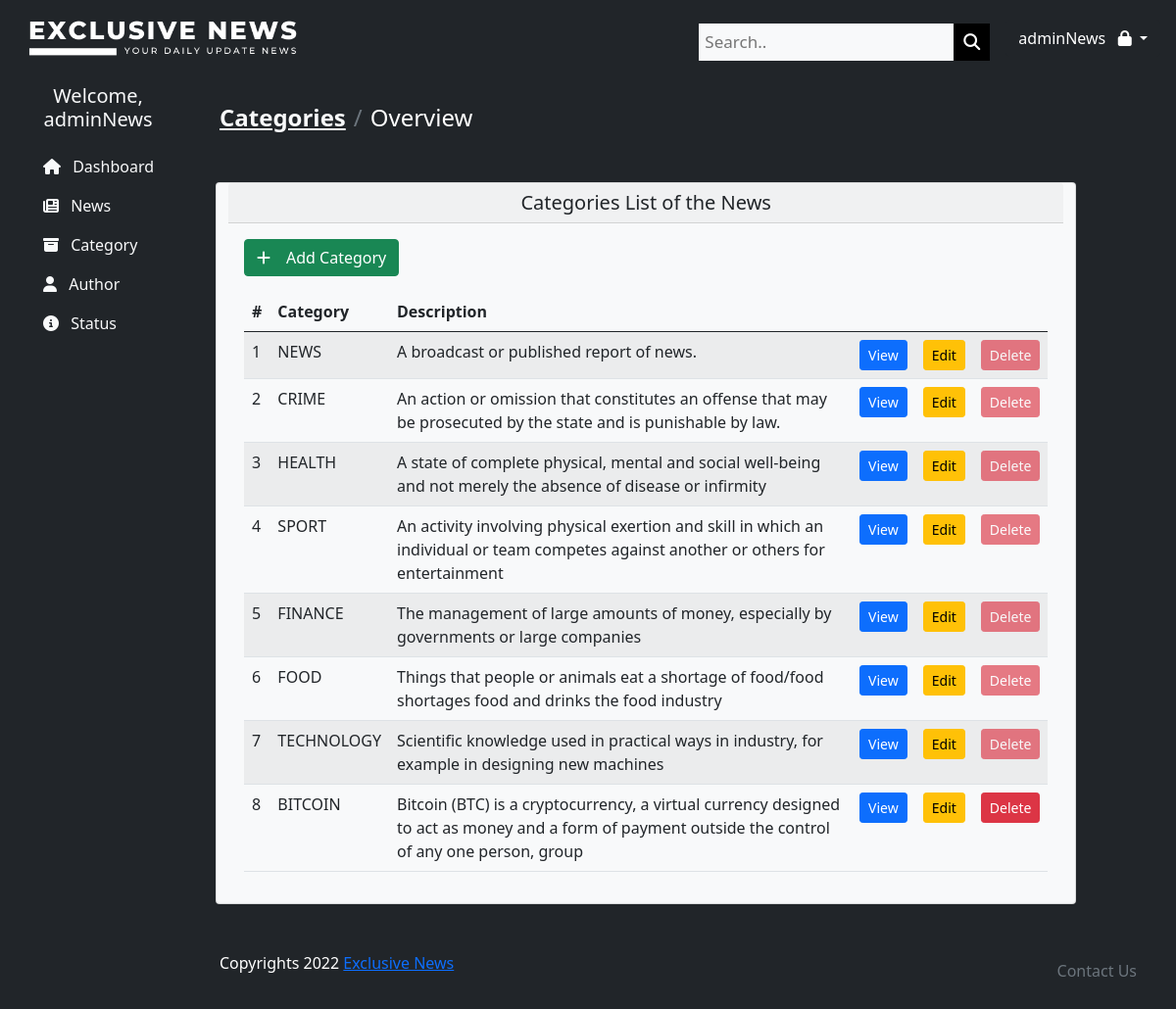
Screenshot of /admin/categories/index.php (signed in) with the database file from the repository.
### tables this page shows
CREATE TABLE `category_lists` (
  `category_id` int(11) NOT NULL,
  `category_name` varchar(30) NOT NULL,
  `description` text NOT NULL
);

### admin/categories/index.php (the view, shortened to what this page needs)
<!DOCTYPE html>
<html lang="en">
<head>
    <link rel="stylesheet" type="text/css" href="css/styles.css" />
    <link rel="stylesheet" href="https://cdn.jsdelivr.net/npm/bootstrap@5.0.2/dist/css/bootstrap.min.css">
    <link rel="stylesheet" href="https://cdnjs.cloudflare.com/ajax/libs/font-awesome/6.2.0/css/all.min.css" />
</head>
<body class="bg-dark">
    <?php
    include '../../connect.php';
    $sql = "SELECT * FROM category_lists";
    $datas = $conn->query($sql);
    ?>
    <nav class="navbar navbar-light bg-dark p-3 navs">
        <img src="../../assets/logo2.png" style="width: 300px;" alt="">
        <div class="d-flex align-items-center">
            <div class="search-container">
                <form action="">
                    <input type="text" placeholder="Search.." name="search" class="bg-light" autocomplete="off">
                    <button type="submit"><i class="fa fa-search"></i></button>
                </form>
            </div>
            <div class="dropdown">
                <a class="btn btn-dark dropdown-toggle" type="button" id="dropdownMenuButton2" data-bs-toggle="dropdown" aria-expanded="false">
                    <?php echo ($_SESSION['username']) ?> &nbsp; <i class="fa fa-lock"></i>
                </a>
            </div>
        </div>
    </nav>
    <div class="container-fluid">
        <div class="row d-flex justify-content-between">
            <div class="col-2 bg-dark mx-auto position-fixed">
                <h5 class="text-light text-center m-2"> Welcome, <?php echo ($_SESSION['username']) ?></h5>
                <div class="nav flex-column flex-nowrap vh-100 overflow-auto text-light p-2">
                    <ul class="nav flex-column">
                        <li class="nav-item">
                            <a class="nav-link fonts text-light" aria-current="page" href="/finalProject/admin/dashboard.php">
                                <i class="fa-solid fa-home px-2"></i>
                                <span>Dashboard</span>
                            </a>
                        </li>
                        <li class="nav-item">
                            <a class="nav-link fonts text-light" aria-current="page" href="/finalProject/admin/news/index.php">
                                <i class="fa-solid fa-newspaper px-2"></i>
                                <span class="t">News</span>
                            </a>
                        </li>
                        <li class="nav-item">
                            <a class="nav-link fonts text-light" aria-current="page" href="/finalProject/admin/categories/index.php">
                                <i class="fa-solid fa-box-archive px-2"></i>
                                <span class="">Category</span>
                            </a>
                        </li>
                        <li class="nav-item">
                            <a class="nav-link fonts text-light" aria-current="page" href="/finalProject/admin/authors/index.php">
                                <i class="fa-solid fa-user px-2"></i>
                                <span class="">Author</span>
                            </a>
                        </li>
                        <li class="nav-item">
                            <a class="nav-link fonts text-light" aria-current="page" href="/finalProject/admin/status/index.php">
                                <i class="fa-solid fa-circle-info px-2"></i>
                                <span class="">Status</span>
                            </a>
                        </li>
                    </ul>
                </div>
            </div>
            <main class="col-10 ms-sm-auto col-lg-10 px-md-4 py-4">
                <nav aria-labels="breadcrumb">
                    <ol class="breadcrumb brdcrumb fs-4">
                        <li class="breadcrumb-item fw-bold"><a class="text-light" href="#">Categories</a></li>
                        <li class="breadcrumb-item" aria-current="page">Overview</li>
                    </ol>
                </nav>
                <div class="row mt-5">
                    <div class="card bg-light text-dark ms-2" style="width: 90% !important">
                        <h5 class="card-header text-center text-dark">Categories List of the News</h5>
                        <div class="card-body">
                            <a href="create.php" class="btn btn-block btn-success"><i class="fa-solid fa-plus me-3"></i>Add Category</a>
                            <div class="table-responsive mt-3">
                                <table class="table table-striped table-hover">
                                    <thead>
                                        <tr>
                                            <th scope="col">#</th>
                                            <th scope="col">Category</th>
                                            <th scope="col">Description</th>
                                            <th scope="col"></th>
                                            <th scope="col"></th>
                                            <th scope="col"></th>
                                        </tr>
                                    </thead>
                                    <tbody>
                                        <?php
                                        foreach ($datas as $key => $data) {
                                            $used = false;
                                            $count = $conn->query("SELECT * FROM news_details WHERE category_id =" . $data['category_id']);
                                            if ($count->num_rows > 0) {
                                                $used = true;
                                            }
                                            echo '
                                                <tr>
                                                    <td>' . ($key + 1) . '</td>
                                                    <td>' . $data['category_name'] . '</td>
                                                    <td>' . $data['description'] . '</td>
                                                    <td class="text-center align-items-center">
                                                        <a href="show.php?id=' . $data['category_id'] . '" class="btn btn-sm btn-primary">View</a>
                                                    </td>
                                                    <td class="text-center align-items-center">
                                                        <a href="edit.php?id=' . $data['category_id'] . '" class="btn btn-sm btn-warning">Edit</a>
                                                    </td>
                                                    <td class="text-center align-items-center">' . ((!$used) ?
                                                '<a onclick="return confirm(`Confirm delete action?`)" href="delete.php?id=' . $data['category_id'] . '" class="btn btn-sm btn-danger">Delete</a>'
                                                :
                                                "<button disabled class='btn btn-sm btn-danger'>Delete</button>") . '
                                                    </td>
                                                </tr>
                                            ';
                                        }
                                        ?>
                                    </tbody>
                                </table>
                            </div>
                        </div>
                    </div>
                </div>
                <footer class="pt-5 d-flex justify-content-between">
                    <span>Copyrights 2022 <a href="#">Exclusive News</a></span>
                    <ul class="nav m-0">
                        <li class="nav-item">
                            <a href="#" class="nav-link text-secondary">Contact Us</a>
                        </li>
                    </ul>
                </footer>
            </main>
        </div>
    </div>
</body>
</html>

### admin/categories/css/styles.css (style rules this page uses)
body { color: white !important; }
nav input[type=text] { padding: 6px; margin-top: 8px; font-size: 17px; border: none; }
nav .search-container button { float: right; padding: 6px 10px; margin-top: 8px; margin-right: 16px; background: #000; color: white; font-size: 17px; border: none; cursor: pointer; }

### rows the page displays
category_lists: category_name "NEWS", description "A broadcast or published report of news.", shows "Delete"
category_lists: category_name "CRIME", description "An action or omission that constitutes an offense that may be prosecuted by the state and is punishable by law.", shows "Delete"
category_lists: category_name "HEALTH", description "A state of complete physical, mental and social well-being and not merely the absence of disease or infirmity", shows "Delete"
category_lists: category_name "SPORT", description "An activity involving physical exertion and skill in which an individual or team competes against another or others for entertainment", shows "Delete"
category_lists: category_name "FINANCE", description "The management of large amounts of money, especially by governments or large companies", shows "Delete"
category_lists: category_name "FOOD", description "Things that people or animals eat a shortage of food/food shortages food and drinks the food industry", shows "Delete"
category_lists: category_name "TECHNOLOGY", description "Scientific knowledge used in practical ways in industry, for example in designing new machines", shows "Delete"
category_lists: category_name "BITCOIN", description "Bitcoin (BTC) is a cryptocurrency, a virtual currency designed to act as money and a form of payment outside the control of any one person, group"

### other values shown
$_SESSION['username'] "adminNews"
